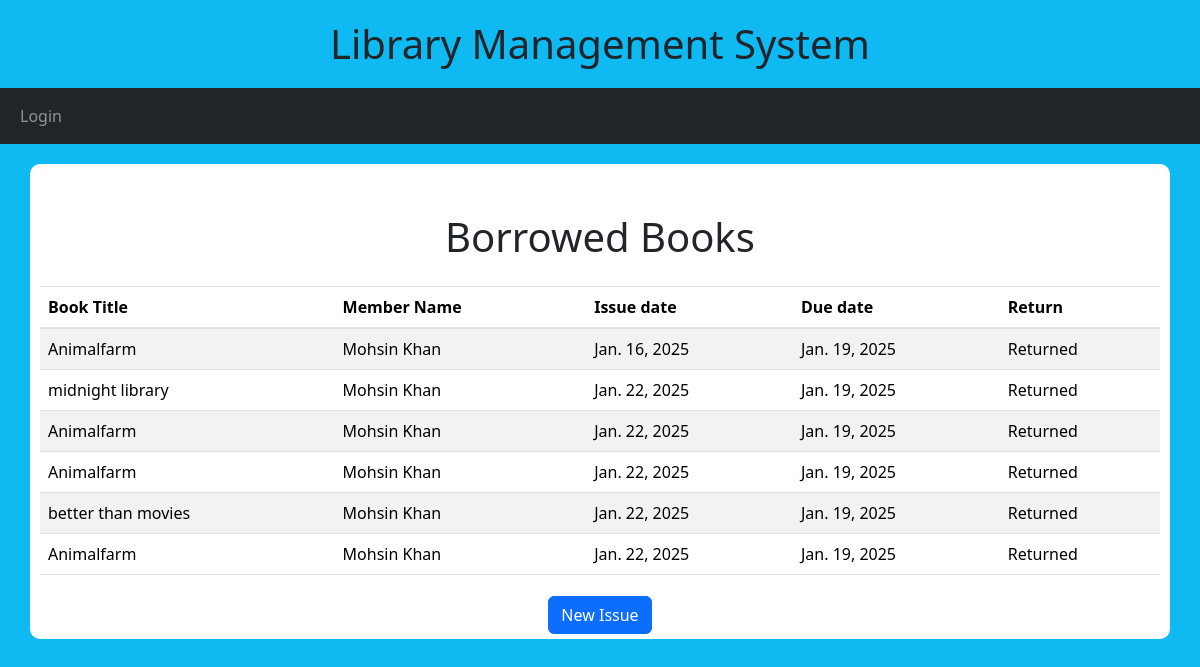
Screenshot of /borrowed_books/ with the database file from the repository.
### library/models.py (models this page shows, shortened)
class BookIssue(models.Model):
    book = models.ForeignKey(Book, on_delete=models.CASCADE )
    member = models.ForeignKey(Member, on_delete=models.CASCADE)
    issue_date = models.DateField(auto_now_add=True)
    due_date = models.DateField()
    returned = models.BooleanField(default=False)
    class Meta:
        ordering = ['issue_date']
        db_table = 'book_issues'
        verbose_name = 'Book Issue'
        verbose_name_plural = 'Book Issues'

class Book(models.Model):
    cover = models.ImageField(upload_to='covers/', null=True, blank=True, default='covers/default_cover.jpg')
    title = models.CharField(max_length=200, null=False, blank=False)
    author = models.CharField(max_length=150, null=False, blank=False)
    publication_date = models.DateField(null=True, blank=True)
    isbn = models.CharField(max_length=13, unique=True, null=True, blank=True)
    pages = models.PositiveIntegerField(null=True, blank=True)
    price = models.DecimalField(max_digits=8, decimal_places=2, null=True, blank=True)
    quantity = models.PositiveIntegerField(default=0)
    No_of_copies_issued = models.IntegerField(default=0)
    def __str__(self):
        return self.title
    class Meta:
        ordering = ['title']
        db_table = 'books'
        verbose_name = 'Book'
        verbose_name_plural = 'Books'

class Member(models.Model):
    image = models.ImageField(upload_to='image/', null=True, blank=True)
    memberID = models.CharField(max_length=12, null=False, blank=False, unique=True)
    first_name = models.CharField(max_length=100, null=False, blank=False)
    last_name = models.CharField(max_length=100, null=False, blank=False)
    email = models.EmailField(max_length=150, null=True, blank=True)
    phone = models.CharField(max_length=15, null=True, blank=True)
    address = models.TextField(null=True, blank=True)
    def __str__(self):
        return f'{self.first_name} {self.last_name}'
    class Meta:
        ordering = ['first_name', 'last_name']
        db_table = 'members'
        verbose_name = 'Member'
        verbose_name_plural = 'Members'

### library/views.py (the view)
# urls.py: path('borrowed_books/', views.borrowed_books, name='borrowed_books'),
def borrowed_books(request):
    borrowed_books = BookIssue.objects.all()
    return render(request, 'borrowed_books.html', {'borrowed_books': borrowed_books})

### library/templates/borrowed_books.html (shortened to what this page needs)
{% extends 'base.html' %}
{% block content %}
    <h1>Borrowed Books</h1>
    <div class="container">
    <table class="table table-striped ">
        <thead>
            <tr>
                <th>Book Title</th>
                <th>Member Name</th>
                <th>Issue date</th>
                <th>Due date</th>
                <th>Return</th>
            </tr>
        </thead>
        <tbody>
            {% for book in borrowed_books %}
                <tr>
                    <td>{{ book.book }}</td>
                    <td>{{ book.member }}</td>
                    <td>{{ book.issue_date }}</td>
                    <td>{{ book.due_date }}</td>
                    {% if not book.returned %}
                        <td><a href="{% url 'return_book' book.id %}" class="btn btn-primary">Return</a></td>
                    {% else %}
                        <td>Returned</td>
                    {% endif %}
                </tr>
            {% endfor %}
        </tbody>
    </table>
</div>
    <div class="text-center">
        <a href="{% url 'add_borrow' %}" class="btn btn-primary">New Issue</a>
    </div>
{% endblock %}

### library/templates/base.html (style rules this page uses)
h1 { text-align: center; margin: 20px 0; }
body { background-color: #0fbaf3; }

### library/templates/borrowed_books.html (style rules this page uses)
.container { background-color: white; padding: 5px; border-radius: 10px; margin-top: 20px; }

### rows the page displays
BookIssue: book "Animalfarm", member "Mohsin Khan", issue_date "Jan. 16, 2025", due_date "Jan. 19, 2025", returned "Returned"
BookIssue: book "midnight library", member "Mohsin Khan", issue_date "Jan. 22, 2025", due_date "Jan. 19, 2025", returned "Returned"
BookIssue: book "Animalfarm", member "Mohsin Khan", issue_date "Jan. 22, 2025", due_date "Jan. 19, 2025", returned "Returned"
BookIssue: book "Animalfarm", member "Mohsin Khan", issue_date "Jan. 22, 2025", due_date "Jan. 19, 2025", returned "Returned"
BookIssue: book "better than movies", member "Mohsin Khan", issue_date "Jan. 22, 2025", due_date "Jan. 19, 2025", returned "Returned"
BookIssue: book "Animalfarm", member "Mohsin Khan", issue_date "Jan. 22, 2025", due_date "Jan. 19, 2025", returned "Returned"
